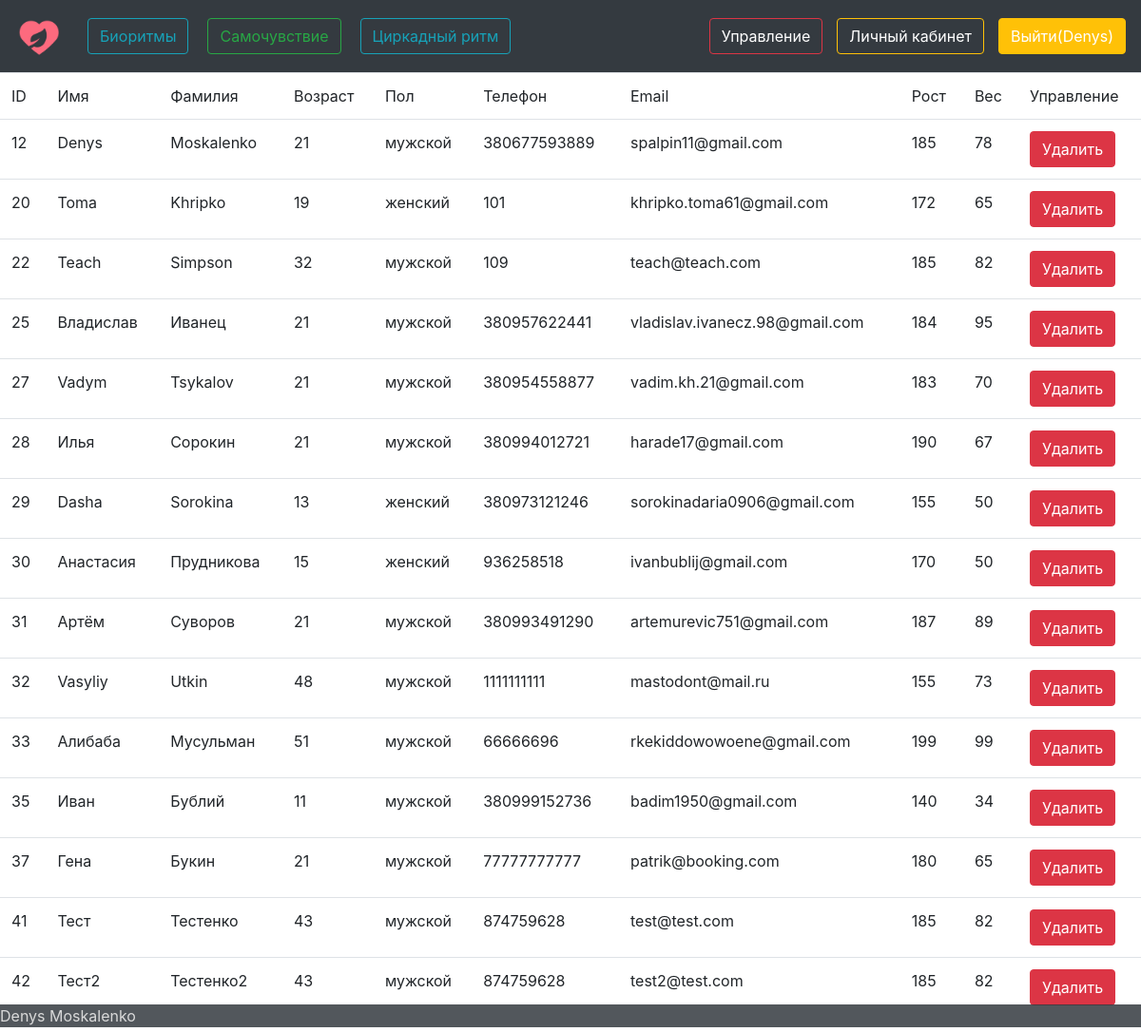
/reduct/ (signed in), run on an earlier commit of the app's database.
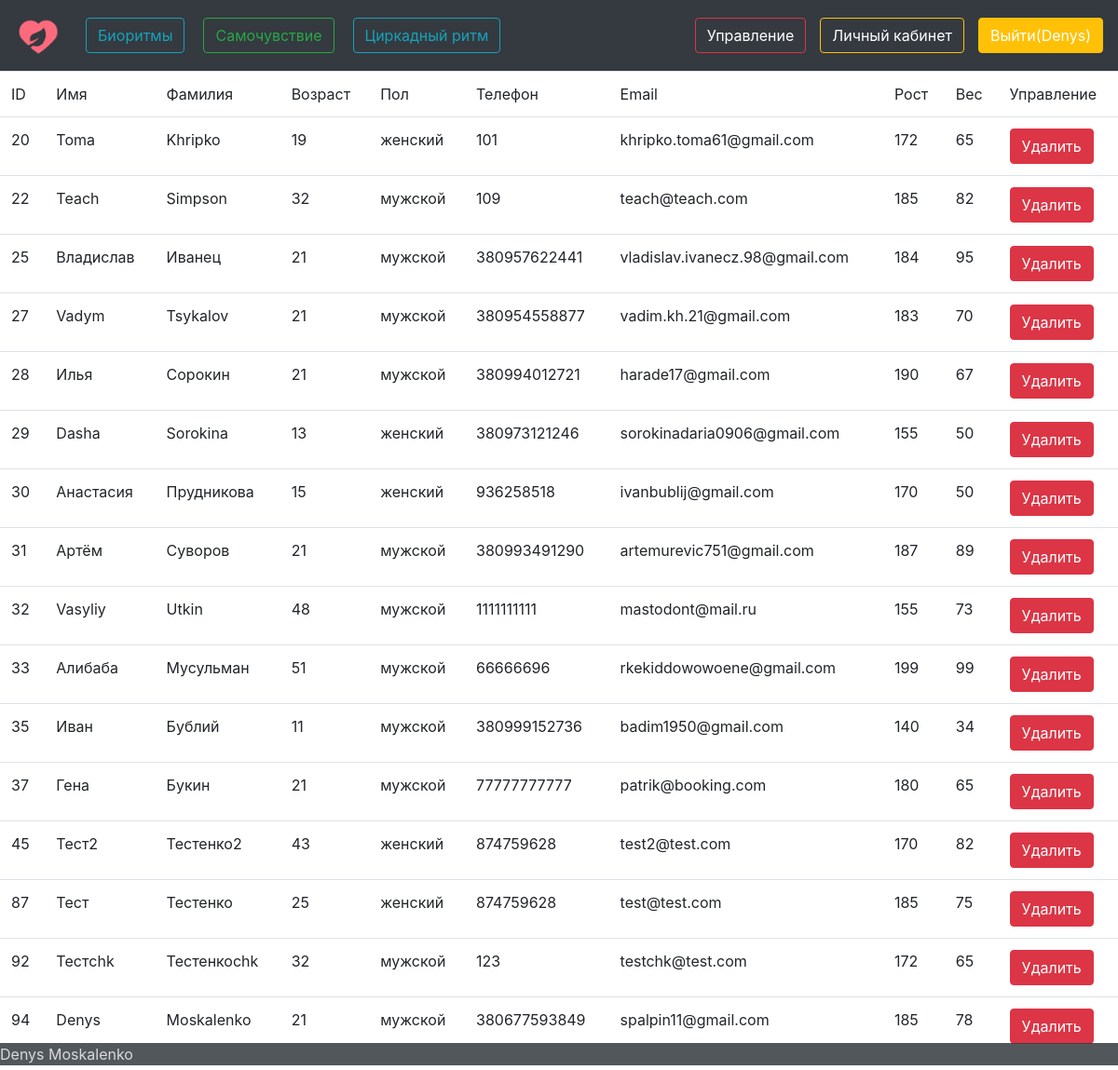
And on a later commit of the database.
### afront/models.py (models this page shows, shortened)
class Human(models.Model):
    name = models.CharField(max_length=50, verbose_name='Имя')
    surname = models.CharField(max_length=50, verbose_name='Фамилия')
    email = models.EmailField(max_length=50)
    phone = models.PositiveSmallIntegerField()
    age = models.PositiveSmallIntegerField()
    genders = (
        ('мужской', 'мужской'),
        ('женский', 'женский'),
    )
    gender = models.CharField(max_length=10, choices=genders)
    height = models.PositiveSmallIntegerField()
    weight = models.PositiveSmallIntegerField()
    hronoType = models.CharField(max_length=30)

### afront/views.py (the view, shortened to what this page needs)
# urls.py: re_path('reduct/',views.Reduct.as_view()),
class Reduct(TemplateView):
    template_name = 'reduct.html'
    def get(self, request):
        if request.user.is_authenticated:
            all_users = Human.objects.all()
            ctx = {'all_users': all_users}
            return render(request, self.template_name, ctx)
        else:
            return render(request, self.template_name, {})

### afront/templates/reduct.html (shortened to what this page needs)
{% extends 'main.html' %}
{% block content %}
{% if user.is_authenticated and user.is_superuser%}
<table class="table table-hover">
 <thead class="thead-dark">
    <tr>
        <td>ID</td>
        <td>Имя</td>
        <td>Фамилия</td>
        <td>Возраст</td>
        <td>Пол</td>
        <td>Телефон</td>
        <td>Email</td>
        <td>Рост</td>
        <td>Вес</td>
        <td>Управление</td>
    </tr>
  </thead>
  <tbody>
    <tr>
        {% for human in all_users%}
        <td>{{human.id}}</td>
        <td>{{human.name}}</td>
        <td>{{human.surname}}</td>
        <td>{{human.age}}</td>
        <td>{{human.gender}}</td>
        <td>{{human.phone}}</td>
        <td>{{human.email}}</td>
        <td>{{human.height}}</td>
        <td>{{human.weight}}</td>
        <td ><form action="/reduct/" method="post"> {%csrf_token%} <button class="btn btn-danger" type="submit" name="delete" value="{{human.id}}">Удалить</button> </form>
        </td>
    </tr>
    {%endfor%}
  </tbody>
</table>
{%else%}
<h1> Вы не суперпользователь</h1>
{%endif%}
{% endblock %}

### afront/templates/main.html (shortened to what this page needs)
<!DOCTYPE html>
 {% load static %}
<html lang="en">
<head>
    <link rel="stylesheet" href="https://stackpath.bootstrapcdn.com/bootstrap/4.4.1/css/bootstrap.min.css" >
</head>
<body>
<header>
<nav class="navbar navbar-expand-lg navbar-dark bg-dark">
    <a href="/main" class="navbar-brand">
        <img width ="50" hight="40" alt="logo">
    </a>
{% if user.is_authenticated%}
        <ul class="navbar-nav mr-auto">
            <li class="nav-item"> <a class="btn btn-outline-info" href="/biorythms" role="button">Биоритмы</a>    </li>
            <li class="nav-item"> <a class="btn btn-outline-success" href="/well-being" role="button">Самочувствие</a>  </li>
            <li class="nav-item"> <a class="btn btn-outline-info" href="/circad" role="button">Циркадный ритм</a>  </li>
        </ul>
    {% if user.is_superuser%}
        <div class="navbar-text ml-9"  style="margin-right: 15px;">
            <a class="btn btn-outline-danger" href="/reduct" role="button">Управление</a>   </li>
        </div>
    {%endif%}
    <div class="navbar-text ml-9" style="margin-right: 15px;">
            <a class="btn btn-outline-warning" href="/account" role="button">Личный кабинет</a>    </li>
    </div>
    <div class="navbar-text ml-9">
            <a class="btn btn-warning" href="/logout" role="button">Выйти({{user.username}}) </a>    </li>
    </div>
    {%else%}
       <ul class="navbar-nav mr-auto " >
            <li class="nav-item"> <a class="btn btn-success " href="/auth" role="button">Войти</a>    </li>
            <li class="nav-item"> <a class="btn btn-info" href="/register" role="button">Зарегестрироваться</a>  </li>
        </ul>
    {%endif%}
</nav>
</header>
{% block content %}{% endblock %}
<footer class="page-footer font-small  bg-dark  bottom:10px  text" style="opacity: 85%"> Denys Moskalenko</footer>
</body>
</html>

### afront/templates/main.html (style rules this page uses)
nav a { margin-left: 0px; }
body { min-width: 100%; }
ul li { margin:0 10px; margin-bottom: 1px; margin-top: 1px; }
footer { position : fixed; bottom: 5px; color: lightgray; width : 100%; }
body { margin-left: 10px; }

What changed in the data, as far as the page shows it:
removed Human: id "12", name "Denys", surname "Moskalenko", age "21", gender "мужской", phone "380677593889", email "spalpin11@gmail.com", height "185", weight "78"
removed Human: id "41", name "Тест", surname "Тестенко", age "43", gender "мужской", phone "874759628", email "test@test.com", height "185", weight "82"
removed Human: id "42", name "Тест2", surname "Тестенко2", age "43", gender "мужской", phone "874759628", email "test2@test.com", height "185", weight "82"
added Human: id "45", name "Тест2", surname "Тестенко2", age "43", gender "женский", phone "874759628", email "test2@test.com", height "170", weight "82"
added Human: id "87", name "Тест", surname "Тестенко", age "25", gender "женский", phone "874759628", email "test@test.com", height "185", weight "75"
added Human: id "92", name "Тестchk", surname "Тестенкоchk", age "32", gender "мужской", phone "123", email "testchk@test.com", height "172", weight "65"
added Human: id "94", name "Denys", surname "Moskalenko", age "21", gender "мужской", phone "380677593849", email "spalpin11@gmail.com", height "185", weight "78"
